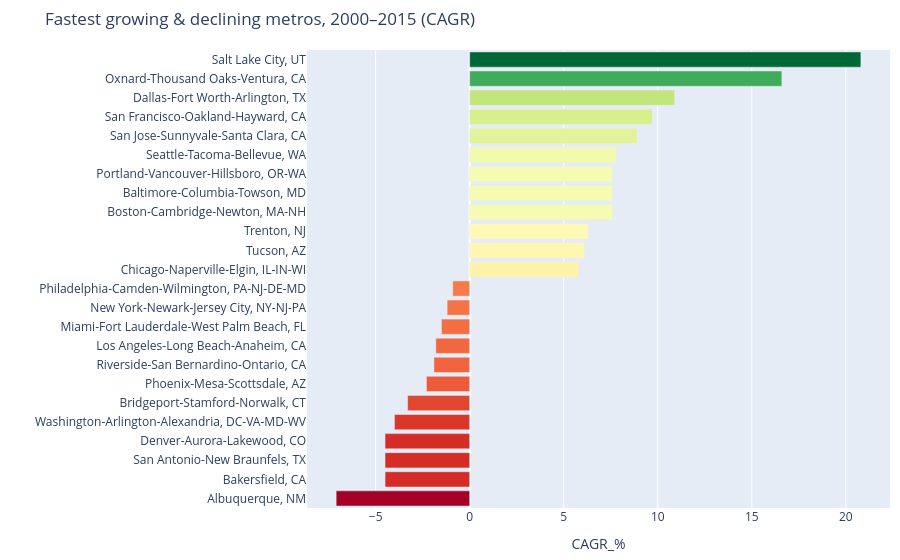

Notebook code cell kept with this figure:
### Code cell
A.growth_bar(df, df.year.min(), df.year.max())

### Figure 1 — Plotly figure (JSON) as saved in the notebook; plotly's stock layout.template omitted (floating-point values rounded to 4 significant figures)
{"data": [{"hovertemplate": "CAGR_%=%{marker.color}<br>cbsa_name=%{y}<extra></extra>", "legendgroup": "", "marker": {"color": [-7.1, -4.5, -4.5, -4.5, -4.0, -3.3, -2.3, -1.9, -1.8, -1.5, -1.2, -0.9, 5.8, 6.1, 6.3, 7.6, 7.6, 7.6, 7.8, 8.9, 9.7, 10.9, 16.6, 20.8], "coloraxis": "coloraxis", "pattern": {"shape": ""}}, "name": "", "orientation": "h", "showlegend": false, "textposition": "auto", "type": "bar", "x": [-7.1, -4.5, -4.5, -4.5, -4.0, -3.3, -2.3, -1.9, -1.8, -1.5, -1.2, -0.9, 5.8, 6.1, 6.3, 7.6, 7.6, 7.6, 7.8, 8.9, 9.7, 10.9, 16.6, 20.8], "xaxis": "x", "y": ["Albuquerque, NM", "Bakersfield, CA", "San Antonio-New Braunfels, TX", "Denver-Aurora-Lakewood, CO", "Washington-Arlington-Alexandria, DC-VA-MD-WV", "Bridgeport-Stamford-Norwalk, CT", "Phoenix-Mesa-Scottsdale, AZ", "Riverside-San Bernardino-Ontario, CA", "Los Angeles-Long Beach-Anaheim, CA", "Miami-Fort Lauderdale-West Palm Beach, FL", "New York-Newark-Jersey City, NY-NJ-PA", "Philadelphia-Camden-Wilmington, PA-NJ-DE-MD", "Chicago-Naperville-Elgin, IL-IN-WI", "Tucson, AZ", "Trenton, NJ", "Boston-Cambridge-Newton, MA-NH", "Baltimore-Columbia-Towson, MD", "Portland-Vancouver-Hillsboro, OR-WA", "Seattle-Tacoma-Bellevue, WA", "San Jose-Sunnyvale-Santa Clara, CA", "San Francisco-Oakland-Hayward, CA", "Dallas-Fort Worth-Arlington, TX", "Oxnard-Thousand Oaks-Ventura, CA", "Salt Lake City, UT"], "yaxis": "y"}], "layout": {"barmode": "relative", "coloraxis": {"colorbar": {"title": {"text": "CAGR_%"}}, "colorscale": [[0.0, "rgb(165,0,38)"], [0.1, "rgb(215,48,39)"], [0.2, "rgb(244,109,67)"], [0.3, "rgb(253,174,97)"], [0.4, "rgb(254,224,139)"], [0.5, "rgb(255,255,191)"], [0.6, "rgb(217,239,139)"], [0.7, "rgb(166,217,106)"], [0.8, "rgb(102,189,99)"], [0.9, "rgb(26,152,80)"], [1.0, "rgb(0,104,55)"]], "showscale": false}, "legend": {"tracegroupgap": 0}, "margin": {"b": 10, "l": 10, "r": 10, "t": 50}, "title": {"text": "Fastest growing & declining metros, 2000–2015 (CAGR)"}, "xaxis": {"anchor": "y", "domain": [0.0, 1.0], "title": {"text": "CAGR_%"}}, "yaxis": {"anchor": "x", "domain": [0.0, 1.0], "title": {"text": ""}}}}
